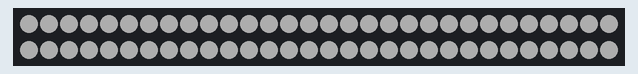
Recording of a sketch running on a simulated Arduino Uno, built with avr-gcc and run on an emulated ATmega328P. On the bench: 60 RGB LEDs in strip order, left to right, continuing on the next row. Dim RGB values are drawn brighter than linear.

Above: at 0.1 s.
At 10.16 s:
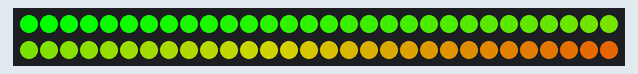
At 14.78 s:
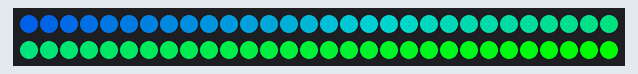
At 19.52 s:
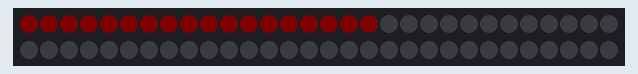
At 29.43 s:
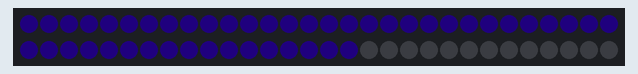
At 39.65 s:
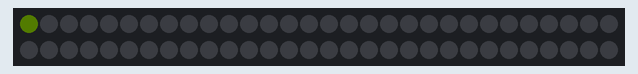

The sketch:

StrandControl.ino
```cpp
#include <Adafruit_NeoPixel.h>

#define PIN 6

// Parameter 1 = number of pixels in strip
// Parameter 2 = pin number (most are valid)
// Parameter 3 = pixel type flags, add together as needed:
//   NEO_RGB     Pixels are wired for RGB bitstream
//   NEO_GRB     Pixels are wired for GRB bitstream
//   NEO_KHZ400  400 KHz bitstream (e.g. FLORA pixels)
//   NEO_KHZ800  800 KHz bitstream (e.g. High Density LED strip)
Adafruit_NeoPixel strip = Adafruit_NeoPixel(60, PIN, NEO_GRB + NEO_KHZ800);

void setup() {
  strip.begin();
  strip.show(); // Initialize all pixels to 'off'
}

void loop() {
  // Some example procedures showing how to display to the pixels:
  for(uint16_t i=0; i<strip.numPixels(); i++) {
    strip.setPixelColor(i, strip.Color(50,50,50));  // Set strip to White 25% power
  }
    strip.show(); //Display white
  delay(10000); // wait on white
  rainbow(20);

  for(uint16_t i=0; i<250; i=i+50) {
    colorChase(strip.Color(250-i, i, 0), strip.Color((250-i)/50, i/50, 0), 25);  //Chase light and leave shadow.
    colorChase(strip.Color(0, 250-i, i), strip.Color(i/50, 0, (250-i)/50), 25);  //Chase light and leave offset color shadow.
  }
  rainbowCycle(20);

  for(uint16_t i=0; i<250; i=i+50) {
    colorWipe(strip.Color(255-i, i, 0), 50); // Red to Green
    colorWipe(strip.Color(0,0,0), 5);  //Clear the lights.
    delay(100);  // Pause between colors
  }
}

// Move the dots one after the other with a color
void colorChase(uint32_t c, uint32_t d, uint8_t wait) {
  for(uint16_t i=0; i<strip.numPixels(); i++) {
    strip.setPixelColor(i, c);
    strip.show();
    delay(wait);
    strip.setPixelColor(i, d);
    strip.show();
    delay(wait/10);
  }
  delay(wait);
  for(uint16_t i=0; i<strip.numPixels(); i++) {
    strip.setPixelColor(strip.numPixels()-i-1, c);
    strip.show();
    delay(wait);
    strip.setPixelColor(strip.numPixels()-i-1, strip.Color(0,0,0));
    strip.show();
    delay(wait/10);
  }
  delay(wait);
}
// Fill the dots one after the other with a color
void colorWipe(uint32_t c, uint8_t wait) {
  for(uint16_t i=0; i<strip.numPixels(); i++) {
      strip.setPixelColor(i, c);
      strip.show();
      delay(wait);
  }
}

void rainbow(uint8_t wait) {
  uint16_t i, j;

  for(j=0; j<256; j++) {
    for(i=0; i<strip.numPixels(); i++) {
      strip.setPixelColor(i, Wheel((i+j) & 255));
    }
    strip.show();
    delay(wait);
  }
}

// Slightly different, this makes the rainbow equally distributed throughout
void rainbowCycle(uint8_t wait) {
  uint16_t i, j;

  for(j=0; j<256*5; j++) { // 5 cycles of all colors on wheel
    for(i=0; i< strip.numPixels(); i++) {
      strip.setPixelColor(i, Wheel(((i * 256 / strip.numPixels()) + j) & 255));
    }
    strip.show();
    delay(wait);
  }
}

// Input a value 0 to 255 to get a color value.
// The colours are a transition r - g - b - back to r.
uint32_t Wheel(byte WheelPos) {
  if(WheelPos < 85) {
   return strip.Color(WheelPos * 3, 255 - WheelPos * 3, 0);
  } else if(WheelPos < 170) {
   WheelPos -= 85;
   return strip.Color(255 - WheelPos * 3, 0, WheelPos * 3);
  } else {
   WheelPos -= 170;
   return strip.Color(0, WheelPos * 3, 255 - WheelPos * 3);
  }
}
```
